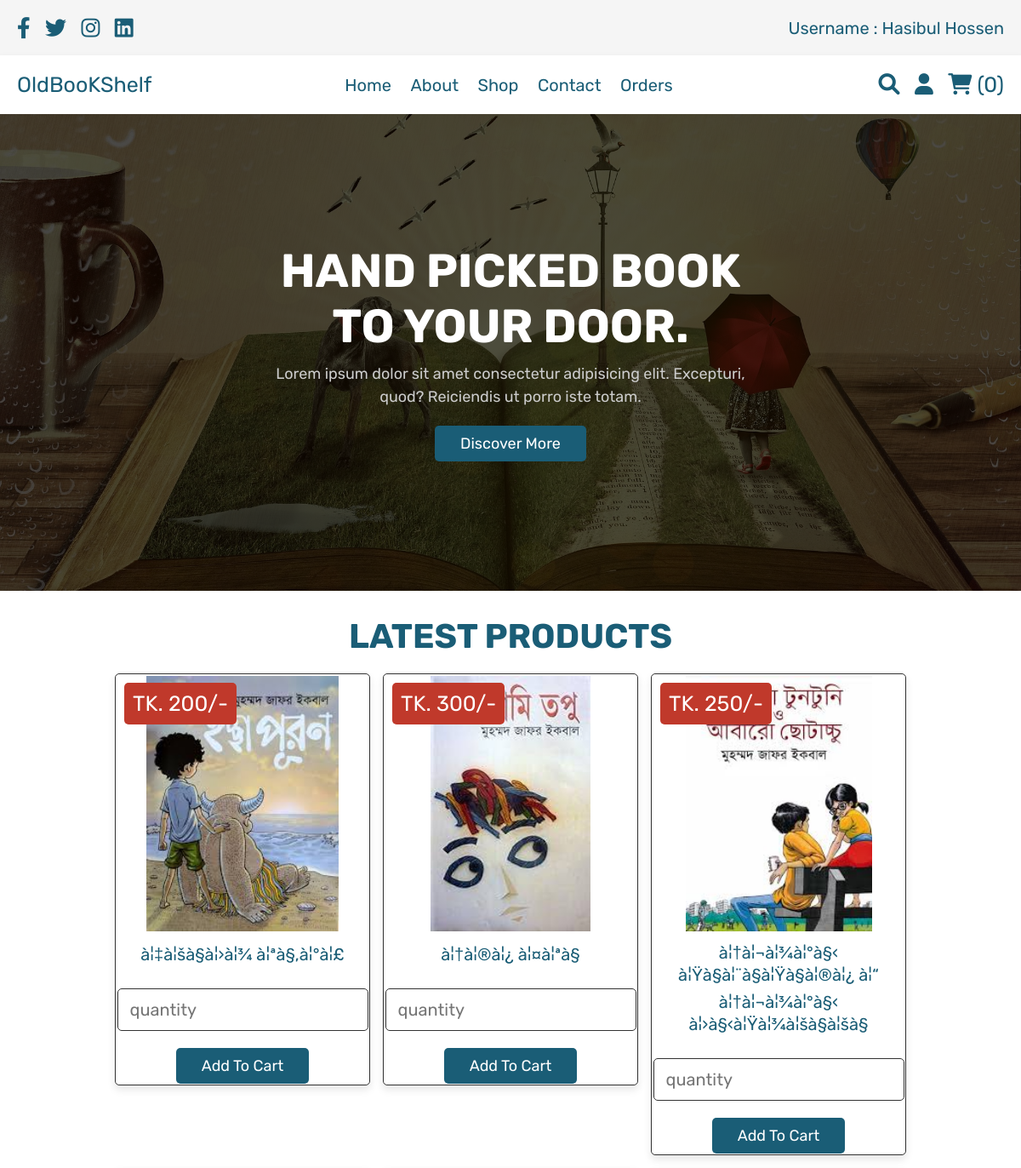
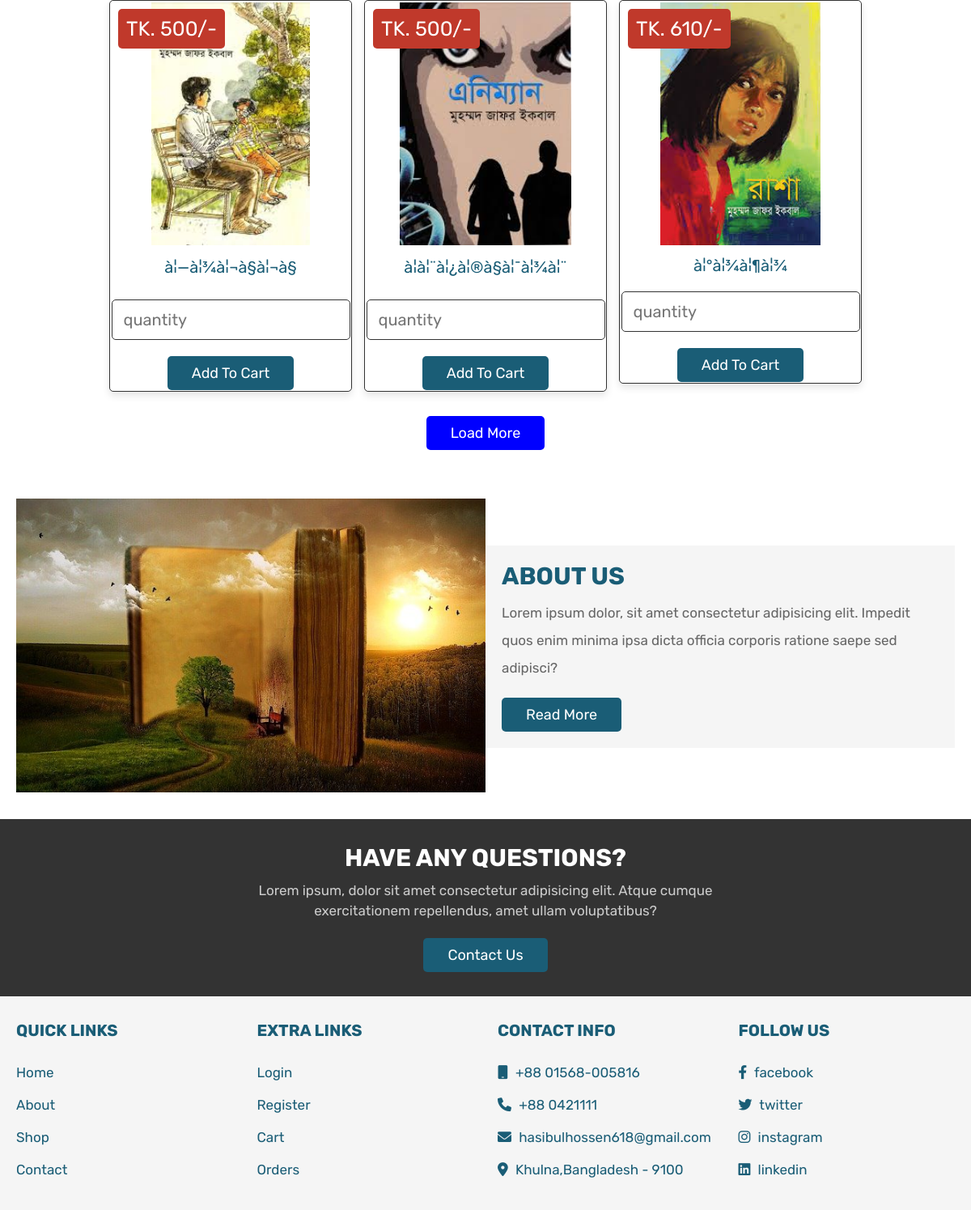
Screenshot of /home.php (signed in) with the database file from the repository (2 pictures, top to bottom).
### tables this page shows
CREATE TABLE `products` (
  `id` int(11) NOT NULL,
  `name` varchar(100) NOT NULL,
  `price` int(11) NOT NULL,
  `image` varchar(100) NOT NULL
);

### home.php (the view, shortened to what this page needs)
<?php
include 'config.php';
$user_id = $_SESSION['user_id'];
?>
<!DOCTYPE html>
<html lang="en">
<head>
   <link rel="stylesheet" href="https://cdnjs.cloudflare.com/ajax/libs/font-awesome/6.0.0/css/all.min.css">
   <link rel="stylesheet" href="css/style.css">
</head>
<body>
<?php include 'header.php'; ?>
<section class="home">
   <div class="content">
      <h3>Hand Picked Book to your door.</h3>
      <p>Lorem ipsum dolor sit amet consectetur adipisicing elit. Excepturi, quod? Reiciendis ut porro iste totam.</p>
      <a href="about.php" class="white-btn">discover more</a>
   </div>
</section>
<section class="products">
   <h1 class="title">latest products</h1>
   <div class="box-container">
      <?php
         $select_products = mysqli_query($conn, "SELECT * FROM `products` LIMIT 6") or die('query failed');
         if(mysqli_num_rows($select_products) > 0){
            while($fetch_products = mysqli_fetch_assoc($select_products)){
      ?>
     <form action="" method="post" class="box">
      <img class="image" src="uploaded_img/<?php echo $fetch_products['image']; ?>" alt="">
      <div class="name"><?php echo $fetch_products['name']; ?></div>
      <div class="price">TK. <?php echo $fetch_products['price']; ?>/-</div>
      <input type="number" min="1" name="product_quantity" placeholder="quantity" class="qty">
      <input type="submit" value="add to cart" name="add_to_cart" class="btn">
     </form>
      <?php
         }
      }else{
         echo '<p class="empty">no products added yet!</p>';
      }
      ?>
   </div>
   <div class="load-more" style="margin-top: 2rem; text-align:center">
      <a href="shop.php" class="option-btn">load more</a>
   </div>
</section>
<section class="about">
   <div class="flex">
      <div class="image">
         <img src="images/about-img.jpg" alt="">
      </div>
      <div class="content">
         <h3>about us</h3>
         <p>Lorem ipsum dolor, sit amet consectetur adipisicing elit. Impedit quos enim minima ipsa dicta officia corporis ratione saepe sed adipisci?</p>
         <a href="about.php" class="btn">read more</a>
      </div>
   </div>
</section>
<section class="home-contact">
   <div class="content">
      <h3>have any questions?</h3>
      <p>Lorem ipsum, dolor sit amet consectetur adipisicing elit. Atque cumque exercitationem repellendus, amet ullam voluptatibus?</p>
      <a href="contact.php" class="white-btn">contact us</a>
   </div>
</section>
<?php include 'footer.php'; ?>
</body>
</html>

### header.php (shortened to what this page needs)
<header class="header">
   <div class="header-1">
      <div class="flex">
         <div class="share">
            <a href="https://www.facebook.com/" class="fab fa-facebook-f"></a>
            <a href="https://twitter.com/?lang=en" class="fab fa-twitter"></a>
            <a href="https://www.instagram.com/" class="fab fa-instagram"></a>
            <a href="https://www.linkedin.com/login" class="fab fa-linkedin"></a>
         </div>
         <p>Username : <span><?php echo $_SESSION['user_name']; ?></span></p>
      </div>
   </div>
   <div class="header-2">
      <div class="flex">
         <a href="home.php" class="logo">OldBooKShelf</a>
         <nav class="navbar">
            <a href="home.php">Home</a>
            <a href="about.php">About</a>
            <a href="shop.php">Shop</a>
            <a href="contact.php">Contact</a>
            <a href="orders.php">Orders</a>
         </nav>
         <div class="icons">
            <a href="search_page.php" class="fas fa-search"></a>
            <div id="user-btn" class="fas fa-user"></div>
            <?php
               $select_cart_number = mysqli_query($conn, "SELECT * FROM `cart` WHERE user_id = '$user_id'") or die('query failed');
               $cart_rows_number = mysqli_num_rows($select_cart_number);
            ?>
            <a href="cart.php"> <i class="fas fa-shopping-cart"></i> <span>(<?php echo $cart_rows_number; ?>)</span> </a>
         </div>
      </div>
   </div>
</header>

### footer.php
<section class="footer">
   <div class="box-container">
      <div class="box">
         <h3>Quick Links</h3>
         <a href="home.php">Home</a>
         <a href="about.php">About</a>
         <a href="shop.php">Shop</a>
         <a href="contact.php">Contact</a>
      </div>
      <div class="box">
         <h3>Extra Links</h3>
         <a href="login.php">Login</a>
         <a href="register.php">Register</a>
         <a href="cart.php">Cart</a>
         <a href="orders.php">Orders</a>
      </div>
      <div class="box">
         <h3>Contact Info</h3>
         <p> <i class="fas fa-mobile"></i> +88 01568-005816 </p>
         <p> <i class="fas fa-phone"></i> +88 0421111</p>
         <p> <i class="fas fa-envelope"></i> hasibulhossen618@gmail.com </p>
         <p> <i class="fas fa-map-marker-alt"></i> Khulna,Bangladesh - 9100 </p>
      </div>
      <div class="box">
         <h3>Follow Us</h3>
         <a href="https://www.facebook.com/"> <i class="fab fa-facebook-f"></i> facebook </a>
         <a href="https://twitter.com/?lang=en"> <i class="fab fa-twitter"></i> twitter </a>
         <a href="https://www.instagram.com/"> <i class="fab fa-instagram"></i> instagram </a>
         <a href="https://www.linkedin.com/login"> <i class="fab fa-linkedin"></i> linkedin </a>
      </div>
   </div>
</section>

### css/style.css (style rules this page uses)
:root { --purple:#8e44ad; --red:#c0392b; --orange:#f39c12; --black:#333; --white:#fff; --light-color:#666; --light-white:#ccc; --light-bg:#f5f5f5; --border:.1rem solid var(--black); --box-shadow:0 .5rem 1rem rgba(0,0,0,.1); }
* { font-family: 'Rubik', sans-serif; margin:0; padding:0; box-sizing: border-box; outline: none; border:none; text-decoration: none; transition:all .2s linear; }
html { font-size: 62.5%; overflow-x: hidden; }
section { padding:3rem 2rem; }
.title { text-align: center; margin-bottom: 2rem; text-transform: uppercase; color:#1a5d76; font-size: 4rem; }
.btn, .option-btn, .delete-btn, .white-btn { display: inline-block; margin-top: 1rem; padding:1rem 3rem; cursor: pointer; color:var(--white); font-size: 1.8rem; border-radius: .5rem; text-transform: capitalize; }
.white-btn, .btn { background-color: #1a5d76; }
.option-btn { background-color: blue; }
.header .header-1 { background-color: var(--light-bg); }
.header .header-1 .flex { padding:2rem; display: flex; align-items: center; justify-content: space-between; max-width: 1200px; margin:0 auto; }
.header .header-2 { background-color: var(--white); box-shadow: var(--box-shadow); }
.header .header-2 .flex { padding:2rem; display: flex; align-items: center; justify-content: space-between; max-width: 1200px; margin:0 auto; position: relative; }
.header .header-1 .flex .share a { font-size: 2.5rem; margin-right: 1.5rem; color:#1a5d76; }
.header .header-1 .flex p { font-size: 2rem; color:#1a5d76; }
.header .header-2 .flex .logo { font-size: 2.5rem; color:#1a5d76; }
.header .header-2 .flex .navbar a { margin:0 1rem; font-size: 2rem; color:#1a5d76; }
.header .header-2 .flex .icons > * { font-size: 2.5rem; color:#1a5d76; cursor: pointer; margin-left: 1.5rem; }
.home { min-height: 70vh; background:linear-gradient(rgba(0,0,0,.7), rgba(0,0,0,.7)), url(../images/home-bg.jpg) no-repeat; background-size: cover; background-position: center; display: flex; align-items: center; justify-content: center; }
.home .content { text-align: center; width: 60rem; }
.home .content h3 { font-size: 5.5rem; color:var(--white); text-transform: uppercase; }
.home .content p { font-size:1.8rem; color:var(--light-white); padding:1rem 0; line-height: 1.5; }
.products .box-container { max-width: 1200px; margin:0 auto; display: grid; grid-template-columns: repeat(auto-fit, 30rem); align-items: flex-start; gap:1.5rem; justify-content: center; }
.products .box-container .box { border-radius: .5rem; background-color: var(--white); box-shadow: var(--box-shadow); padding:1.5px; text-align: center; border:var(--border); position: relative; }
.products .box-container .box .image { height: 30rem; }
.products .box-container .box .name { padding:1rem 0; font-size: 2rem; color:#1a5d76; }
.products .box-container .box .qty { width: 100%; padding:1.2rem 1.4rem; border-radius: .5rem; border:var(--border); margin:1rem 0; font-size: 2rem; }
.products .box-container .box .price { position: absolute; top:1rem; left:1rem; border-radius: .5rem; padding:1rem; font-size: 2.5rem; color:var(--white); background-color: var(--red); }
.about .flex { max-width: 1200px; margin:0 auto; display: flex; align-items: center; flex-wrap: wrap; }
.about .flex .image { flex:1 1 40rem; }
.about .flex .image img { width: 100%; }
.about .flex .content { flex:1 1 40rem; padding:2rem; background-color: var(--light-bg); }
.about .flex .content h3 { font-size: 3rem; color:#1a5d76; text-transform: uppercase; }
.about .flex .content p { padding:1rem 0; line-height: 2; font-size: 1.7rem; color:var(--light-color); }
.home-contact { background-color: var(--black); }
.home-contact .content { max-width: 60rem; text-align: center; margin:0 auto; }
.home-contact .content h3 { font-size: 3rem; text-transform: uppercase; color:var(--white); }
.home-contact .content p { padding:1rem 0; line-height: 1.5; color:var(--light-white); font-size: 1.7rem; }
.footer { background-color: var(--light-bg); }
.footer .box-container { max-width: 1200px; margin:0 auto; display: grid; grid-template-columns: repeat(auto-fit, minmax(25rem, 1fr)); gap:3rem; }
.footer .box-container .box h3 { text-transform: uppercase; color:#1a5d76; font-size: 2rem; padding-bottom: 2rem; }
.footer .box-container .box p, .footer .box-container .box a { display: block; font-size: 1.7rem; color:#1a5d76; padding:1rem 0; }
.footer .box-container .box p i, .footer .box-container .box a i { color:#1a5d76; padding-right: .5rem; }

### rows the page displays
products: image (picture), name "à¦‡à¦šà§à¦›à¦¾ à¦ªà§‚à¦°à¦£", price "200"
products: image (picture), name "à¦†à¦®à¦¿ à¦¤à¦ªà§", price "300"
products: image (picture), name "à¦†à¦¬à¦¾à¦°à§‹ à¦Ÿà§à¦¨à§à¦Ÿà§à¦®à¦¿ à¦“ à¦†à¦¬à¦¾à¦°à§‹ à¦›à§‹à¦Ÿà¦¾à¦šà§à¦šà§", price "250"
products: image (picture), name "à¦—à¦¾à¦¬à§à¦¬à§", price "500"
products: image (picture), name "à¦à¦¨à¦¿à¦®à§à¦¯à¦¾à¦¨", price "500"
products: image (picture), name "à¦°à¦¾à¦¶à¦¾", price "610"

### other values shown
$_SESSION['user_name'] "Hasibul Hossen"
$cart_rows_number "0"
